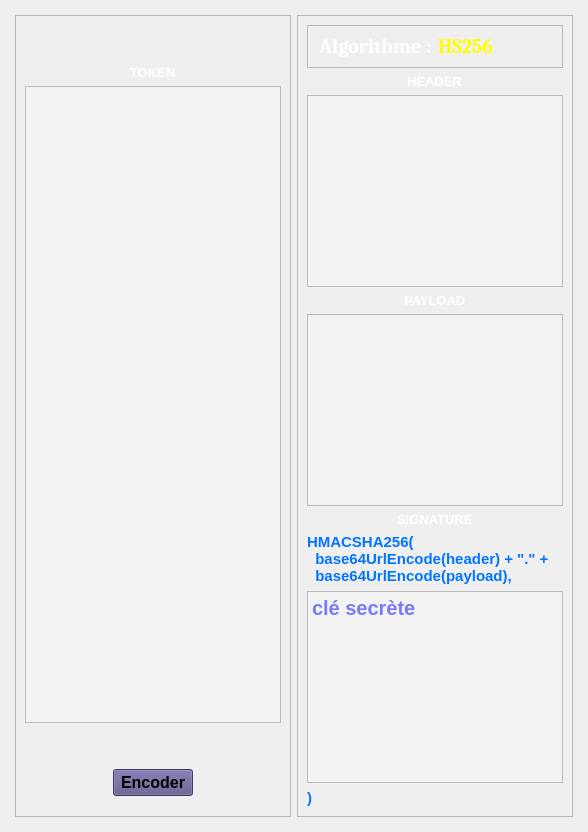
            <widget class="QWidget" name="page_2">
             <property name="styleSheet">
              <string notr="true">QTextEdit{
background-color: rgb(243, 243, 243);

}
QLabel{
	color: rgb(255, 255, 255);
}

</string>
             </property>
             <layout class="QHBoxLayout" name="horizontalLayout_6">
              <property name="leftMargin">
               <number>15</number>
              </property>
              <property name="topMargin">
               <number>15</number>
              </property>
              <property name="rightMargin">
               <number>15</number>
              </property>
              <property name="bottomMargin">
               <number>15</number>
              </property>
              <item>
               <widget class="QFrame" name="frame_9">
                <property name="frameShape">
                 <enum>QFrame::StyledPanel</enum>
                </property>
                <property name="frameShadow">
                 <enum>QFrame::Raised</enum>
                </property>
                <layout class="QVBoxLayout" name="verticalLayout_14">
                 <property name="bottomMargin">
                  <number>10</number>
                 </property>
                 <item>
                  <spacer name="verticalSpacer_5">
                   <property name="orientation">
                    <enum>Qt::Vertical</enum>
                   </property>
                   <property name="sizeType">
                    <enum>QSizePolicy::Maximum</enum>
                   </property>
                   <property name="sizeHint" stdset="0">
                    <size>
                     <width>20</width>
                     <height>40</height>
                    </size>
                   </property>
                  </spacer>
                 </item>
                 <item alignment="Qt::AlignHCenter|Qt::AlignTop">
                  <widget class="QLabel" name="label_9">
                   <property name="font">
                    <font>
                     <pointsize>10</pointsize>
                     <bold>true</bold>
                    </font>
                   </property>
                   <property name="text">
                    <string>TOKEN</string>
                   </property>
                   <property name="margin">
                    <number>16</number>
                   </property>
                  </widget>
                 </item>
                 <item>
                  <widget class="QTextEdit" name="tokenEdit">
                   <property name="sizePolicy">
                    <sizepolicy hsizetype="Expanding" vsizetype="Expanding">
                     <horstretch>0</horstretch>
                     <verstretch>0</verstretch>
                    </sizepolicy>
                   </property>
                   <property name="maximumSize">
                    <size>
                     <width>16777215</width>
                     <height>16777215</height>
                    </size>
                   </property>
                   <property name="font">
                    <font>
                     <pointsize>15</pointsize>
                     <bold>true</bold>
                    </font>
                   </property>
                   <property name="styleSheet">
                    <string notr="true">color: rgb(0, 0, 0);</string>
                   </property>
                   <property name="readOnly">
                    <bool>true</bool>
                   </property>
                  </widget>
                 </item>
                 <item>
                  <spacer name="verticalSpacer_4">
                   <property name="orientation">
                    <enum>Qt::Vertical</enum>
                   </property>
                   <property name="sizeType">
                    <enum>QSizePolicy::Maximum</enum>
                   </property>
                   <property name="sizeHint" stdset="0">
                    <size>
                     <width>20</width>
                     <height>40</height>
                    </size>
                   </property>
                  </spacer>
                 </item>
                 <item alignment="Qt::AlignHCenter">
                  <widget class="QPushButton" name="encodeBtn">
                   <property name="font">
                    <font>
                     <pointsize>12</pointsize>
                     <bold>true</bold>
                    </font>
                   </property>
                   <property name="styleSheet">
                    <string notr="true">background-color: #5C5188;
</string>
                   </property>
                   <property name="text">
                    <string>Encoder</string>
                   </property>
                  </widget>
                 </item>
                 <item>
                  <spacer name="verticalSpacer_3">
                   <property name="orientation">
                    <enum>Qt::Vertical</enum>
                   </property>
                   <property name="sizeType">
                    <enum>QSizePolicy::Minimum</enum>
                   </property>
                   <property name="sizeHint" stdset="0">
                    <size>
                     <width>10</width>
                     <height>10</height>
                    </size>
                   </property>
                  </spacer>
                 </item>
                </layout>
               </widget>
              </item>
              <item>
               <widget class="QFrame" name="frame_8">
                <property name="styleSheet">
                 <string notr="true"/>
                </property>
                <property name="frameShape">
                 <enum>QFrame::StyledPanel</enum>
                </property>
                <property name="frameShadow">
                 <enum>QFrame::Raised</enum>
                </property>
                <layout class="QVBoxLayout" name="verticalLayout_13">
                 <item>
                  <widget class="QFrame" name="frame_13">
                   <property name="frameShape">
                    <enum>QFrame::StyledPanel</enum>
                   </property>
                   <property name="frameShadow">
                    <enum>QFrame::Raised</enum>
                   </property>
                   <layout class="QHBoxLayout" name="horizontalLayout_8">
                    <item alignment="Qt::AlignRight">
                     <widget class="QLabel" name="label_15">
                      <property name="font">
                       <font>
                        <family>Cambria</family>
                        <pointsize>15</pointsize>
                        <bold>true</bold>
                       </font>
                      </property>
                      <property name="text">
                       <string>Algorithme :</string>
                      </property>
                     </widget>
                    </item>
                    <item alignment="Qt::AlignLeft">
                     <widget class="QLabel" name="label_14">
                      <property name="font">
                       <font>
                        <family>Cambria</family>
                        <pointsize>15</pointsize>
                        <bold>true</bold>
                       </font>
                      </property>
                      <property name="styleSheet">
                       <string notr="true">color: rgb(255, 255, 0);</string>
                      </property>
                      <property name="text">
                       <string>HS256</string>
                      </property>
                     </widget>
                    </item>
                   </layout>
                  </widget>
                 </item>
                 <item alignment="Qt::AlignHCenter">
                  <widget class="QLabel" name="label_6">
                   <property name="font">
                    <font>
                     <pointsize>10</pointsize>
                     <bold>true</bold>
                    </font>
                   </property>
                   <property name="text">
                    <string>HEADER</string>
                   </property>
                   <property name="margin">
                    <number>10</number>
                   </property>
                  </widget>
                 </item>
                 <item>
                  <widget class="QTextEdit" name="headerEdit">
                   <property name="font">
                    <font>
                     <pointsize>15</pointsize>
                     <bold>true</bold>
                    </font>
                   </property>
                   <property name="styleSheet">
                    <string notr="true">color: rgb(255, 0, 0);</string>
                   </property>
                   <property name="readOnly">
                    <bool>false</bool>
                   </property>
                  </widget>
                 </item>
                 <item alignment="Qt::AlignHCenter">
                  <widget class="QLabel" name="label_7">
                   <property name="font">
                    <font>
                     <pointsize>10</pointsize>
                     <bold>true</bold>
                    </font>
                   </property>
                   <property name="text">
                    <string>PAYLOAD</string>
                   </property>
                   <property name="margin">
                    <number>10</number>
                   </property>
                  </widget>
                 </item>
                 <item>
                  <widget class="QTextEdit" name="payloadEdit">
                   <property name="font">
                    <font>
                     <pointsize>15</pointsize>
                     <bold>true</bold>
                    </font>
                   </property>
                   <property name="styleSheet">
                    <string notr="true">color: rgb(170, 0, 255);</string>
                   </property>
                  </widget>
                 </item>
                 <item alignment="Qt::AlignHCenter">
                  <widget class="QLabel" name="label_8">
                   <property name="font">
                    <font>
                     <pointsize>10</pointsize>
                     <bold>true</bold>
                    </font>
                   </property>
                   <property name="text">
                    <string>SIGNATURE</string>
                   </property>
                   <property name="margin">
                    <number>10</number>
                   </property>
                  </widget>
                 </item>
                 <item>
                  <widget class="QLabel" name="label_16">
                   <property name="font">
                    <font>
                     <pointsize>11</pointsize>
                     <bold>true</bold>
                    </font>
                   </property>
                   <property name="styleSheet">
                    <string notr="true">color: rgb(3, 116, 255);</string>
                   </property>
                   <property name="text">
                    <string>HMACSHA256(
  base64UrlEncode(header) + &quot;.&quot; +
  base64UrlEncode(payload),</string>
                   </property>
                  </widget>
                 </item>
                 <item alignment="Qt::AlignVCenter">
                  <widget class="QTextEdit" name="privatekeyEdit">
                   <property name="sizePolicy">
                    <sizepolicy hsizetype="Expanding" vsizetype="Expanding">
                     <horstretch>0</horstretch>
                     <verstretch>0</verstretch>
                    </sizepolicy>
                   </property>
                   <property name="maximumSize">
                    <size>
                     <width>16777215</width>
                     <height>16777215</height>
                    </size>
                   </property>
                   <property name="font">
                    <font>
                     <pointsize>15</pointsize>
                     <bold>true</bold>
                    </font>
                   </property>
                   <property name="styleSheet">
                    <string notr="true">color: rgb(0, 0, 255);</string>
                   </property>
                   <property name="placeholderText">
                    <string>clé secrète</string>
                   </property>
                  </widget>
                 </item>
                 <item>
                  <widget class="QLabel" name="label_17">
                   <property name="font">
                    <font>
                     <pointsize>11</pointsize>
                     <bold>true</bold>
                    </font>
                   </property>
                   <property name="styleSheet">
                    <string notr="true">color: rgb(3, 116, 255);</string>
                   </property>
                   <property name="text">
                    <string>)</string>
                   </property>
                  </widget>
                 </item>
                </layout>
               </widget>
              </item>
             </layout>
            </widget>
